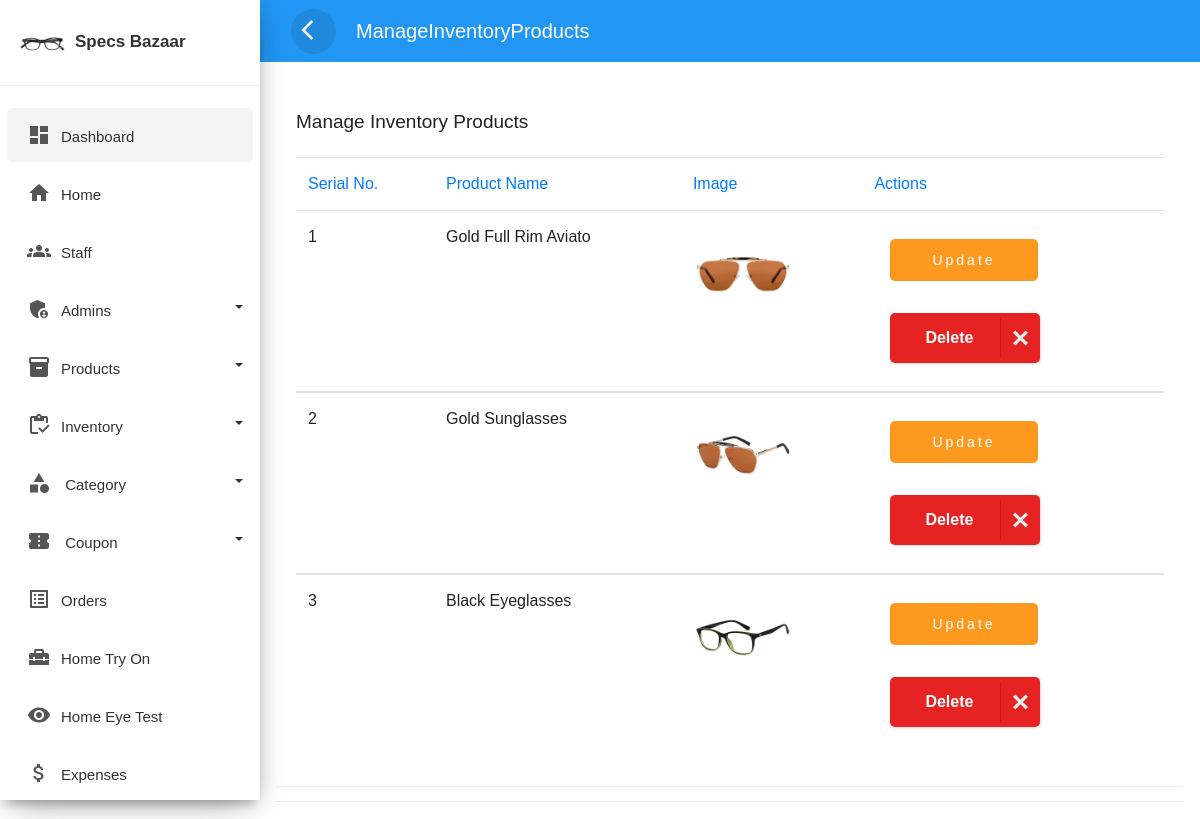
/admin/superAdmin/manageInventoryProducts.php (signed in), run on the app's committed database.
### tables this page shows
CREATE TABLE `inventory` (
  `id` int(11) NOT NULL,
  `product_code` varchar(20) NOT NULL,
  `title` varchar(20) NOT NULL,
  `publisher` varchar(20) NOT NULL,
  `description` varchar(255) NOT NULL,
  `price` decimal(10,2) NOT NULL,
  `brand` varchar(20) NOT NULL,
  `color` varchar(20) NOT NULL,
  `image_name` varchar(255) NOT NULL,
  `category_id` int(20) NOT NULL
);

### admin/superAdmin/manageInventoryProducts.php (the view, shortened to what this page needs)
<?php
    include_once('partials/header.php');
?>
<div class="main-content ppd">
    <div class="wrapper">
            <div class="row ">
                    <div class="col-lg-12 col-md-16">
                        <div class="card" style="min-height: 485px">
                            <div class="card-header card-header-text">
                                <h4 class="card-title">Manage Inventory Products</h4>
                            </div>
                            <div class="card-content table-responsive">
                                <table class="table table-hover">
                                    <thead class="text-primary">
                                        <tr>
                                            <th>Serial No.</th>
                                            <th>Product Name</th>
                                            <th>Image</th>
                                            <th>Actions</th>
                                        </tr>
                                    </thead>
<?php
            $user = $_SESSION['superAdmin'];
            $sql = "SELECT * FROM inventory WHERE publisher='$user'";
            $res = mysqli_query($conn, $sql);
            $count = mysqli_num_rows($res);
            $sn = 1;
            if($count>0)
            {
                while($row=mysqli_fetch_assoc($res))
                {
                    $id = $row['id'];
                    $title = $row['title'];
                    $image_name = $row['image_name'];
?>
                <tbody>
                    <tr>
                    <td><?php echo $sn++; ?></td>
                    <td><?php echo $title; ?></td>
                    <td>
<?php
                        if($image_name!="")
                        {
?>
                            <img src="<?php echo SITEURL; ?>images/inventory/<?php echo $image_name; ?>" width="100px">
<?php
                        }
                        else
                        {
                            echo "<div class='error'>Image Not Added</div>";
                        }
?>
                    </td>
                    <td>
                        <a href="<?php echo SITEURL; ?>admin/superAdmin/updateInventoryProduct.php?id=<?php echo $id; ?>"><button class="updatebtn">
  <span class="label">Update</span>
</button></a>
                        <a href="<?php echo SITEURL; ?>admin/superAdmin/deleteInventoryProduct.php?id=<?php echo $id; ?>&image_name=<?php echo $image_name;?>" class="btn-danger">
<button class="deletebtn"><span class="text">Delete</span><span class="icon"><svg xmlns="http://www.w3.org/2000/svg" width="24" height="24" viewBox="0 0 24 24"><path d="M24 20.188l-8.315-8.209 8.2-8.282-3.697-3.697-8.212 8.318-8.31-8.203-3.666 3.666 8.321 8.24-8.206 8.313 3.666 3.666 8.237-8.318 8.285 8.203z">
</path></svg></span></button></a>
                    </td>
                </tr>
                    </tbody>
<?php
                }
            }
            ?>
        </table>
    </div>
</div>
<?php
    include_once('partials/footer.php');
?>

### css/custom.css (style rules this page uses)
body, html { line-height: 1.8; font-family: 'Roboto', sans-serif; color: #555e58; text-transform:capitalize; text-rendering: optimizeLegibility !important; -webkit-font-smoothing: antialiased !important; font-weight: 400; margin:0px; padding:0px; }
h1, h2, h3, h4, h5, h6, .h1, .h2, .h3, .h4 { font-weight: 400; line-height: 1.5em; }
a { color: #333; font-weight: 400; }
button { cursor:pointer; }
a, a:hover, a:focus { color: #333; text-decoration: none; transition: all 0.3s; }
.wrapper { position: relative; width:100%; overflow:auto; }
.main-content { padding: none; width: 100%; }
.ppd { padding: 1rem; background: #fff; z-index: 1000; position: unset; }
.card { margin: 10px 0; }
.card { border-radius: 0px!important; }
.card { display: inline-block; position: relative; border:none!important; width: 100%; margin:15px 0; box-shadow: 0 1px 2px rgb(0 0 0 / 8%); border-radius: 6px; color: rgba(0,0,0, 0.87); background: #fff; }
.card .card-header { padding: 15px 20px 0; z-index: 3; background-color:#fff!important; border-bottom:none; }
.card .card-content { padding: 15px 20px; position: relative; }
.card .card-title:not(.card-calendar .card-title) { margin-top: 0; margin-bottom: 5px; }
.card .card-header-text h4 { margin-top: 0; margin-bottom: 3px; font-size:19px; font-weight: 400; color: #222222; text-decoration: none; }
.table > thead > tr > th { border-bottom-width: 1px; font-size: 16px; font-weight: 400; }

### css/mycss.css (style rules this page uses)
.deletebtn { margin: 1rem; width: 150px; height: 50px; cursor: pointer; display: flex; align-items: center; background: red; border: none; border-radius: 5px; box-shadow: 1px 1px 3px rgba(0,0,0,0.15); background: #e62222; }
.deletebtn, .deletebtn span { transition: 200ms; }
.deletebtn .text { transform: translateX(35px); color: white; font-weight: bold; }
.deletebtn .icon { position: absolute; border-left: 1px solid #c41b1b; transform: translateX(110px); height: 40px; width: 40px; display: flex; align-items: center; justify-content: center; }
.deletebtn svg { width: 15px; fill: #eee; }
.updatebtn { position: relative; margin: 1rem; font-size: 14px; letter-spacing: 3px; height: 3em; padding: 0 3em; border: none; background-color: #FE9920; color: #fff; text-transform: uppercase; overflow: hidden; border-radius: 5px; font-weight: 500; }
.updatebtn::before { content: ''; display: block; position: absolute; z-index: 0; bottom: 0; left: 0; height: 0px; width: 100%; background: #FE9920; background: linear-gradient(90deg, #ffa333 20%, #fd9e2b 100%); transition: 0.2s; }
.updatebtn .label { position: relative; }

### css/style1.css (style rules this page uses)
* { font-family: 'Source Sans Pro', sans-serif; margin: 0; padding: 0; -webkit-box-sizing: border-box; box-sizing: border-box; outline: none; border: none; text-decoration: none; text-transform: capitalize; transition: all .2s linear; }

### data on the page
inventory: title "Gold Full Rim Aviato", image_name (picture)
inventory: title "Gold Sunglasses", image_name (picture)
inventory: title "Black Eyeglasses", image_name (picture)

### other printed values
$url[0] "ManageInventoryProducts"
